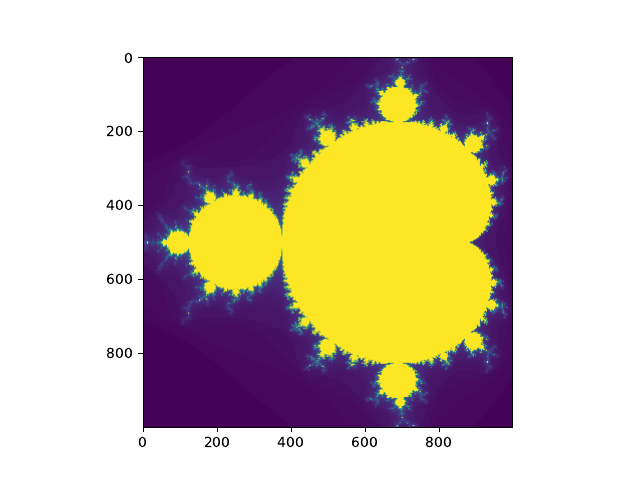

The script that saved this image:
import numpy as np
from matplotlib import pyplot as plt


bounded_treshold = 2 # Assume unbounded if one term has modulus greater than this value
max_iter = 100 # Max iterations for trying to reach treshold value, assume bounded if this limit is reached
z0 = 0 # first term of the zn sequence
resolution = 1000 # Number of points on axes - resolution of final figure

# Define our subset of the complex plane
x = np.linspace(-1.5,0.5, resolution) # range of real values
y = np.linspace(-1,1, resolution) # range of imaginary values
Re = np.tile(x, (resolution, 1)) # Real values matrix
Im = np.tile(y, (resolution, 1)).T * 1j # Imaginary val matrix
Z = Re + Im # Matrix with all complexnumbers in our subset of the complex plane

iters = np.empty((resolution, resolution)) # Array for storing number of iterations for each c in Z
# iter val of max_iter means we assume bounded, less than max_iter means assume unbounded


def zn(z, c):
    return z**2 + c


def get_modulus(c):
    z = z0
    for i in range(max_iter):
        num_iter = i + 1
        z = zn(z, c)
        modulus_z = abs(z)
        if modulus_z > bounded_treshold:
            # Assume bounded
            break
    return num_iter


for i, row in enumerate(Z):
    for j, c in enumerate(row):
        iters[i][j] = get_modulus(c)

plt.imshow(iters)
#plt.savefig('mandelbrotfig.png')
plt.show()
